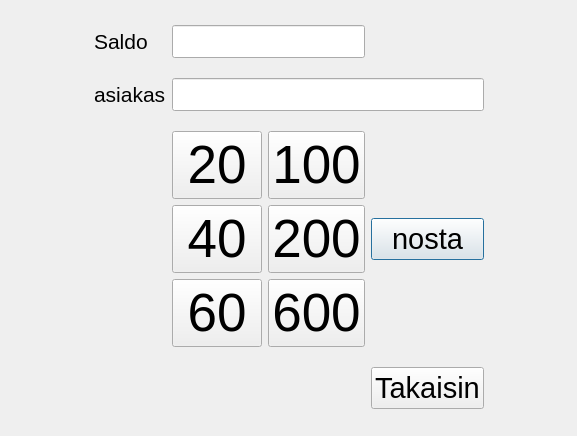
<?xml version="1.0" encoding="UTF-8"?>
<ui version="4.0">
 <class>Nosto</class>
 <widget class="QDialog" name="Nosto">
  <property name="geometry">
   <rect>
    <x>0</x>
    <y>0</y>
    <width>577</width>
    <height>436</height>
   </rect>
  </property>
  <property name="windowTitle">
   <string>Dialog</string>
  </property>
  <layout class="QGridLayout" name="gridLayout">
   <item row="5" column="3">
    <widget class="QPushButton" name="pushButton_nosto">
     <property name="font">
      <font>
       <pointsize>22</pointsize>
      </font>
     </property>
     <property name="text">
      <string>nosta</string>
     </property>
    </widget>
   </item>
   <item row="6" column="3">
    <widget class="QPushButton" name="pushButton">
     <property name="font">
      <font>
       <pointsize>22</pointsize>
      </font>
     </property>
     <property name="text">
      <string>Takaisin</string>
     </property>
    </widget>
   </item>
   <item row="0" column="2">
    <widget class="QLineEdit" name="lineEdit_2">
     <property name="font">
      <font>
       <pointsize>16</pointsize>
      </font>
     </property>
    </widget>
   </item>
   <item row="1" column="2" colspan="2">
    <widget class="QLineEdit" name="lineEdit_3">
     <property name="font">
      <font>
       <pointsize>16</pointsize>
      </font>
     </property>
    </widget>
   </item>
   <item row="0" column="1">
    <widget class="QLabel" name="label_2">
     <property name="font">
      <font>
       <pointsize>16</pointsize>
      </font>
     </property>
     <property name="text">
      <string>Saldo</string>
     </property>
    </widget>
   </item>
   <item row="5" column="2">
    <layout class="QGridLayout" name="gridLayout_2">
     <item row="0" column="0">
      <widget class="QPushButton" name="pushButton_20">
       <property name="font">
        <font>
         <pointsize>40</pointsize>
        </font>
       </property>
       <property name="text">
        <string>20</string>
       </property>
      </widget>
     </item>
     <item row="1" column="0">
      <widget class="QPushButton" name="pushButton_40">
       <property name="font">
        <font>
         <pointsize>40</pointsize>
        </font>
       </property>
       <property name="text">
        <string>40</string>
       </property>
      </widget>
     </item>
     <item row="0" column="1">
      <widget class="QPushButton" name="pushButton_100">
       <property name="font">
        <font>
         <pointsize>40</pointsize>
        </font>
       </property>
       <property name="text">
        <string>100</string>
       </property>
      </widget>
     </item>
     <item row="2" column="0">
      <widget class="QPushButton" name="pushButton_60">
       <property name="font">
        <font>
         <pointsize>40</pointsize>
        </font>
       </property>
       <property name="text">
        <string>60</string>
       </property>
      </widget>
     </item>
     <item row="1" column="1">
      <widget class="QPushButton" name="pushButton_200">
       <property name="font">
        <font>
         <pointsize>40</pointsize>
        </font>
       </property>
       <property name="text">
        <string>200</string>
       </property>
      </widget>
     </item>
     <item row="2" column="1">
      <widget class="QPushButton" name="pushButton_600">
       <property name="font">
        <font>
         <pointsize>40</pointsize>
        </font>
       </property>
       <property name="text">
        <string>600</string>
       </property>
      </widget>
     </item>
    </layout>
   </item>
   <item row="1" column="1">
    <widget class="QLabel" name="label_3">
     <property name="font">
      <font>
       <pointsize>16</pointsize>
      </font>
     </property>
     <property name="text">
      <string>asiakas</string>
     </property>
    </widget>
   </item>
   <item row="1" column="0">
    <spacer name="horizontalSpacer">
     <property name="orientation">
      <enum>Qt::Horizontal</enum>
     </property>
     <property name="sizeHint" stdset="0">
      <size>
       <width>40</width>
       <height>20</height>
      </size>
     </property>
    </spacer>
   </item>
   <item row="1" column="4">
    <spacer name="horizontalSpacer_2">
     <property name="orientation">
      <enum>Qt::Horizontal</enum>
     </property>
     <property name="sizeHint" stdset="0">
      <size>
       <width>40</width>
       <height>20</height>
      </size>
     </property>
    </spacer>
   </item>
  </layout>
 </widget>
 <resources/>
 <connections/>
</ui>
